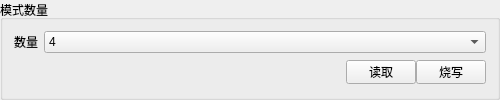
                   <widget class="QGroupBox" name="groupBox_45">
                    <property name="sizePolicy">
                     <sizepolicy hsizetype="Fixed" vsizetype="Fixed">
                      <horstretch>0</horstretch>
                      <verstretch>0</verstretch>
                     </sizepolicy>
                    </property>
                    <property name="minimumSize">
                     <size>
                      <width>500</width>
                      <height>0</height>
                     </size>
                    </property>
                    <property name="maximumSize">
                     <size>
                      <width>500</width>
                      <height>16777215</height>
                     </size>
                    </property>
                    <property name="title">
                     <string>模式数量</string>
                    </property>
                    <layout class="QVBoxLayout" name="verticalLayout_78">
                     <item>
                      <layout class="QGridLayout" name="gridLayout_65">
                       <item row="0" column="0">
                        <widget class="QLabel" name="label_161">
                         <property name="sizePolicy">
                          <sizepolicy hsizetype="Fixed" vsizetype="Preferred">
                           <horstretch>0</horstretch>
                           <verstretch>0</verstretch>
                          </sizepolicy>
                         </property>
                         <property name="text">
                          <string>数量</string>
                         </property>
                        </widget>
                       </item>
                       <item row="0" column="1">
                        <widget class="QComboBox" name="AlgArgCountBox">
                         <property name="minimumSize">
                          <size>
                           <width>180</width>
                           <height>0</height>
                          </size>
                         </property>
                         <property name="maximumSize">
                          <size>
                           <width>16777215</width>
                           <height>22</height>
                          </size>
                         </property>
                         <item>
                          <property name="text">
                           <string>4</string>
                          </property>
                         </item>
                         <item>
                          <property name="text">
                           <string>3</string>
                          </property>
                         </item>
                         <item>
                          <property name="text">
                           <string>2</string>
                          </property>
                         </item>
                         <item>
                          <property name="text">
                           <string>1</string>
                          </property>
                         </item>
                        </widget>
                       </item>
                      </layout>
                     </item>
                     <item>
                      <widget class="QWidget" name="ArgNumWidget" native="true">
                       <layout class="QVBoxLayout" name="verticalLayout_54">
                        <property name="spacing">
                         <number>0</number>
                        </property>
                        <property name="leftMargin">
                         <number>0</number>
                        </property>
                        <property name="topMargin">
                         <number>0</number>
                        </property>
                        <property name="rightMargin">
                         <number>0</number>
                        </property>
                        <property name="bottomMargin">
                         <number>0</number>
                        </property>
                        <item>
                         <layout class="QGridLayout" name="gridLayout_66">
                          <item row="0" column="2">
                           <widget class="QPushButton" name="AlgArgCountReadBtn">
                            <property name="sizePolicy">
                             <sizepolicy hsizetype="Fixed" vsizetype="Fixed">
                              <horstretch>0</horstretch>
                              <verstretch>0</verstretch>
                             </sizepolicy>
                            </property>
                            <property name="maximumSize">
                             <size>
                              <width>70</width>
                              <height>24</height>
                             </size>
                            </property>
                            <property name="text">
                             <string>读取</string>
                            </property>
                           </widget>
                          </item>
                          <item row="0" column="4">
                           <widget class="QPushButton" name="AlgArgCountWriteBtn">
                            <property name="sizePolicy">
                             <sizepolicy hsizetype="Fixed" vsizetype="Fixed">
                              <horstretch>0</horstretch>
                              <verstretch>0</verstretch>
                             </sizepolicy>
                            </property>
                            <property name="maximumSize">
                             <size>
                              <width>70</width>
                              <height>24</height>
                             </size>
                            </property>
                            <property name="text">
                             <string>烧写</string>
                            </property>
                           </widget>
                          </item>
                          <item row="0" column="0">
                           <widget class="QLabel" name="cfgFileShowErrorLabel_4">
                            <property name="sizePolicy">
                             <sizepolicy hsizetype="Expanding" vsizetype="Preferred">
                              <horstretch>0</horstretch>
                              <verstretch>0</verstretch>
                             </sizepolicy>
                            </property>
                            <property name="text">
                             <string/>
                            </property>
                            <property name="alignment">
                             <set>Qt::AlignCenter</set>
                            </property>
                           </widget>
                          </item>
                         </layout>
                        </item>
                       </layout>
                      </widget>
                     </item>
                    </layout>
                   </widget>
